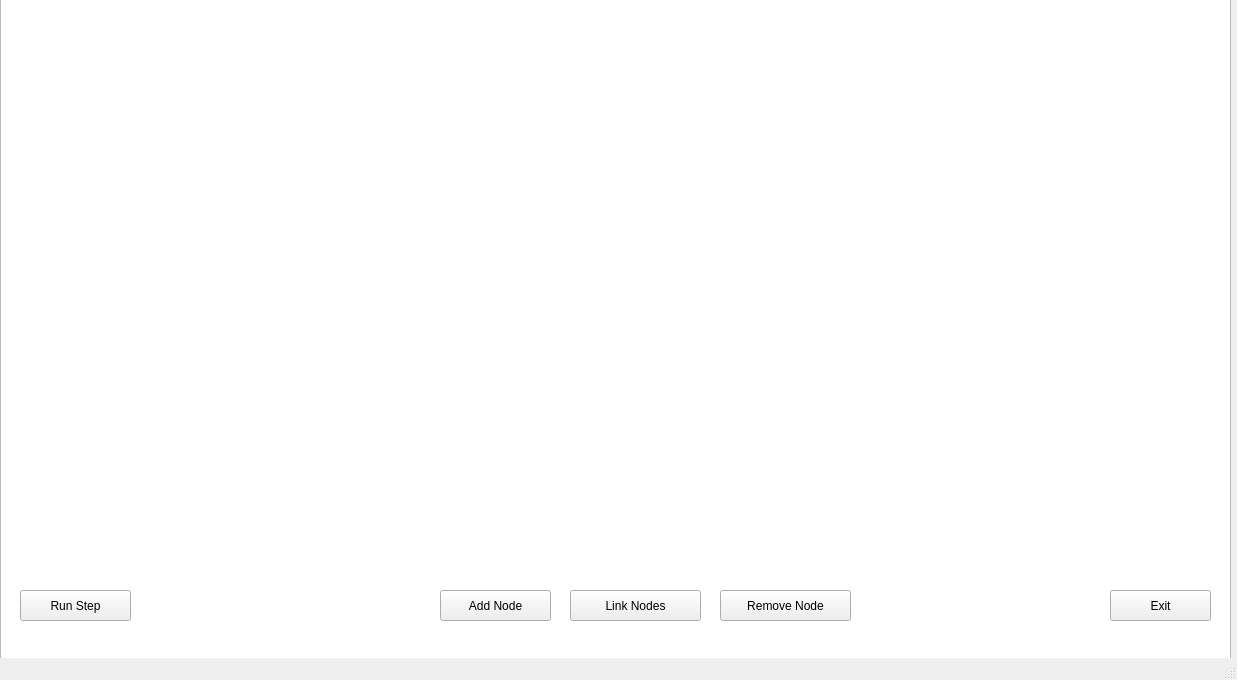
<?xml version="1.0" encoding="UTF-8"?>
<ui version="4.0">
 <class>MainWindow</class>
 <widget class="QMainWindow" name="MainWindow">
  <property name="geometry">
   <rect>
    <x>0</x>
    <y>0</y>
    <width>1237</width>
    <height>680</height>
   </rect>
  </property>
  <property name="windowTitle">
   <string>MainWindow</string>
  </property>
  <widget class="QWidget" name="centralwidget">
   <widget class="QGraphicsView" name="graphicsView">
    <property name="geometry">
     <rect>
      <x>0</x>
      <y>-10</y>
      <width>1231</width>
      <height>671</height>
     </rect>
    </property>
   </widget>
   <widget class="QPushButton" name="runStepButton">
    <property name="geometry">
     <rect>
      <x>20</x>
      <y>590</y>
      <width>111</width>
      <height>31</height>
     </rect>
    </property>
    <property name="text">
     <string>Run Step</string>
    </property>
   </widget>
   <widget class="QPushButton" name="addNodeButton">
    <property name="geometry">
     <rect>
      <x>440</x>
      <y>590</y>
      <width>111</width>
      <height>31</height>
     </rect>
    </property>
    <property name="text">
     <string>Add Node</string>
    </property>
   </widget>
   <widget class="QPushButton" name="linkNodesButton">
    <property name="geometry">
     <rect>
      <x>570</x>
      <y>590</y>
      <width>131</width>
      <height>31</height>
     </rect>
    </property>
    <property name="text">
     <string>Link Nodes</string>
    </property>
   </widget>
   <widget class="QPushButton" name="exitButton">
    <property name="geometry">
     <rect>
      <x>1110</x>
      <y>590</y>
      <width>101</width>
      <height>31</height>
     </rect>
    </property>
    <property name="text">
     <string>Exit</string>
    </property>
   </widget>
   <widget class="QLabel" name="statusLabel">
    <property name="geometry">
     <rect>
      <x>510</x>
      <y>540</y>
      <width>201</width>
      <height>20</height>
     </rect>
    </property>
    <property name="text">
     <string/>
    </property>
   </widget>
   <widget class="QPushButton" name="removeNodeButton">
    <property name="geometry">
     <rect>
      <x>720</x>
      <y>590</y>
      <width>131</width>
      <height>31</height>
     </rect>
    </property>
    <property name="text">
     <string>Remove Node</string>
    </property>
   </widget>
  </widget>
  <widget class="QMenuBar" name="menubar">
   <property name="geometry">
    <rect>
     <x>0</x>
     <y>0</y>
     <width>1237</width>
     <height>22</height>
    </rect>
   </property>
  </widget>
  <widget class="QStatusBar" name="statusbar"/>
 </widget>
 <resources/>
 <connections/>
</ui>
